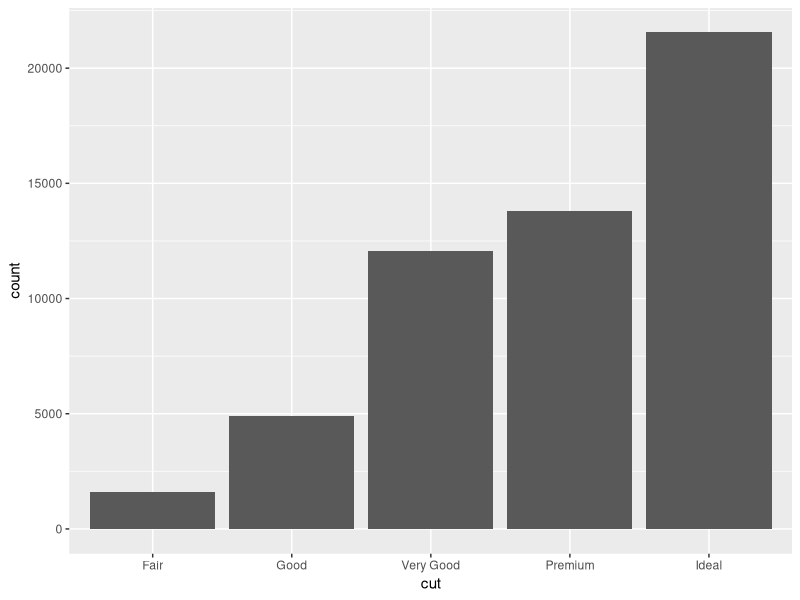
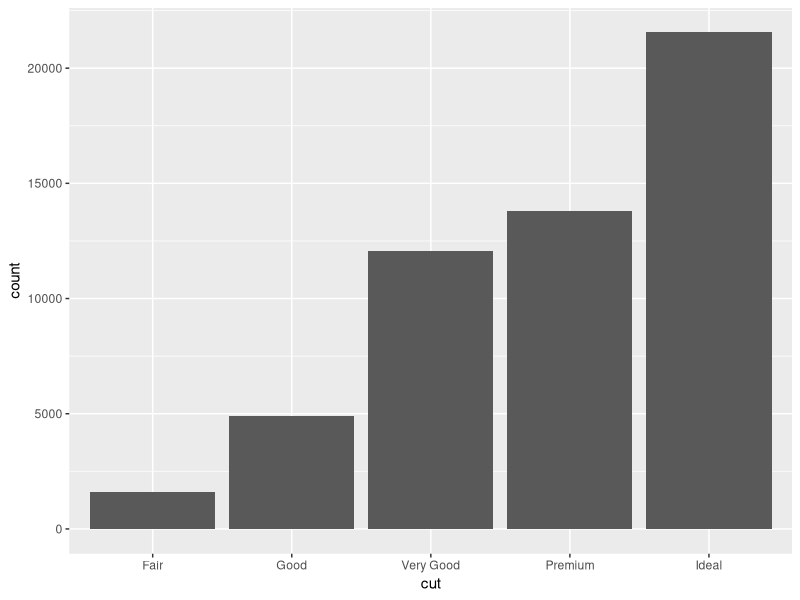
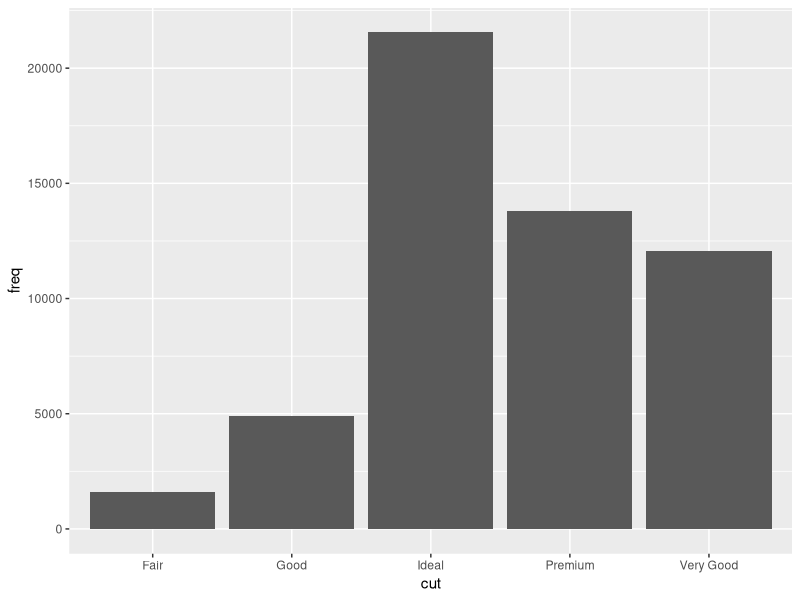
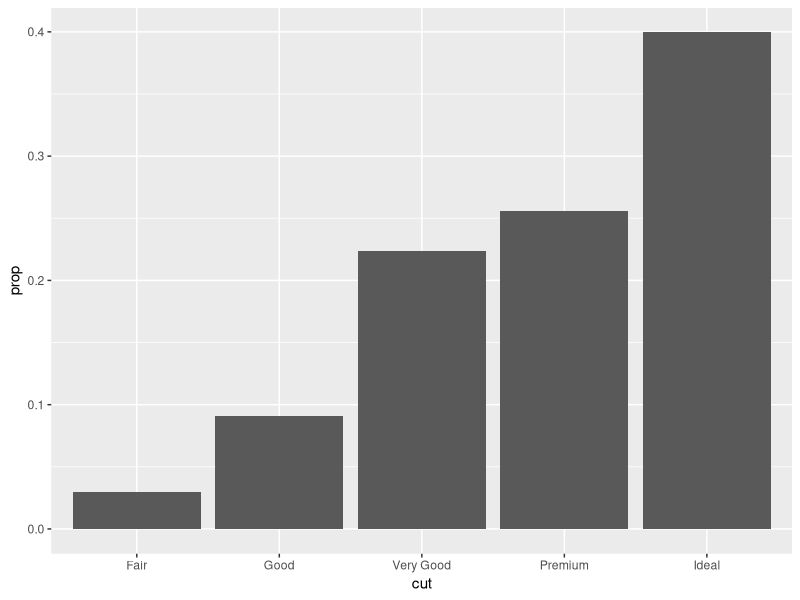
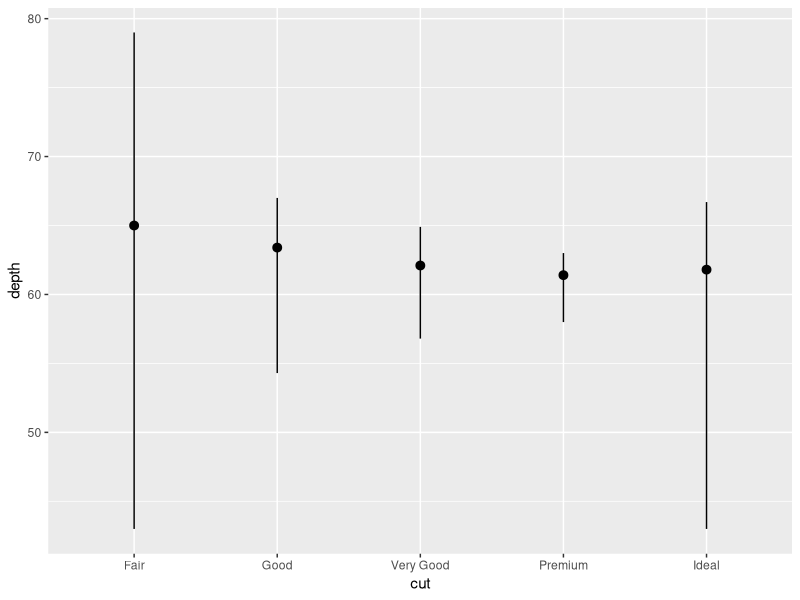
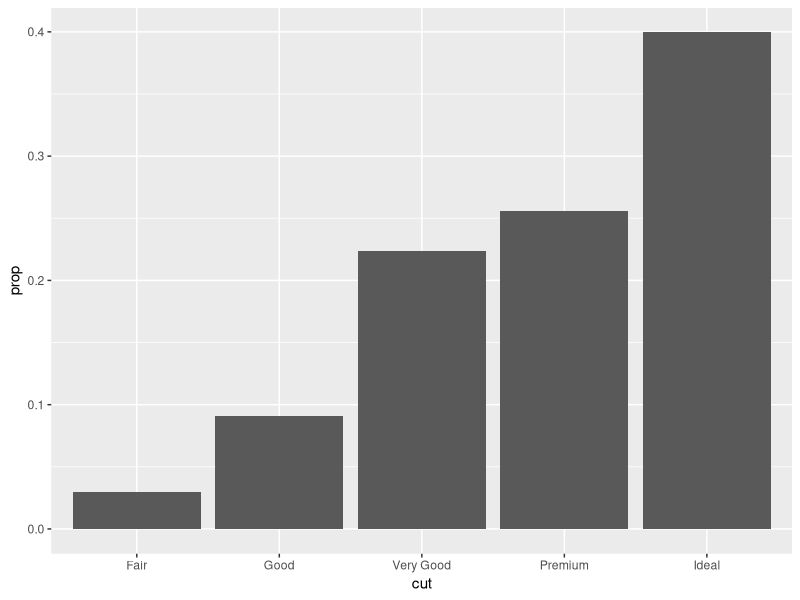
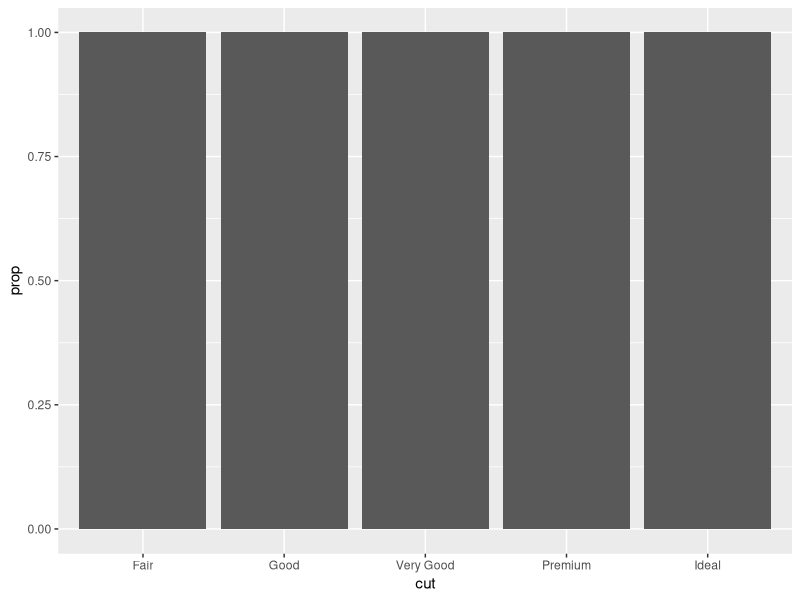
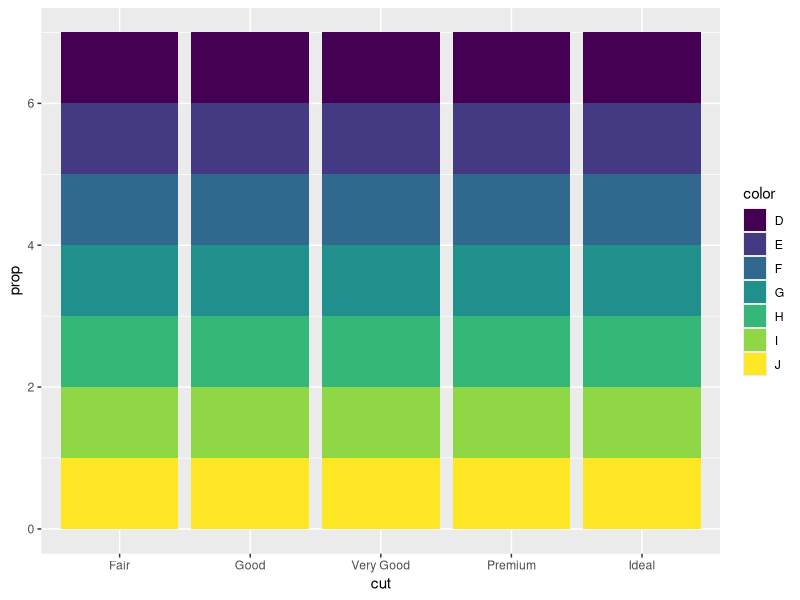

These charts were generated, in order, by the following R code:
###### Fedezzunk fel adatokat vizualisan a ggplot2-vel! (folytatas)

require(tidyverse)



# Ismétlés ----------------------------------------------------------------



#### 6. Statisztikai transzformaciok --------------------------------

# A ggplot2 tartalmaz gyémántokról szóló beépített adatokat
?diamonds

# Oszlopdiagram
ggplot(data = diamonds) + 
    geom_bar(mapping = aes(x = cut))

# Mi van az x tengelyen? Es mi van az y tengelyen?

# Az y tengelyen a darabszám látszik - ez nincs is benne az adattáblában! 
# Egyes geom-ok uj ertekeket szamitanak az abrazolashoz egy algoritmussal, ezt nevezzük az adott geom stat-jának

# Milyen ertekeket szamol a geom_bar()?


# geom es stat fuggvenyek felcserelhetoek,
# mert minden geom-nak van default stat-ja, es viszont
ggplot(data = diamonds) + 
    stat_count(mapping = aes(x = cut))

## 6.1 Statisztikai transzformaciok explicit meghatarozasa ----------------

# A geom_bar() stat argumentumanak felulirasa: 


# a, mutassa a valtozok nyers erteket 

# Meghatározunk egy adattáblát, amiben már benne vagyok a csiszolások darabszámai
# (ennek a szintaxisát majd később megnézzük részletesen!)
demo <- tribble(
  ~cut,         ~freq,
  "Fair",       1610,
  "Good",       4906,
  "Very Good",  12082,
  "Premium",    13791,
  "Ideal",      21551
)

ggplot(data = demo) +
  geom_bar(mapping = aes(x = cut, y = freq), stat = "identity")

# b, mutasson egy másik számított értéket 

# Lassuk inkabb az aranyokat a mennyiseg helyett
ggplot(data = diamonds) + 
    geom_bar(mapping = aes(x = cut, y = stat(prop), group = 1))


# c, Ha jobban ki akarjuk fejteni a statisztikai szamitasokat

# stat_summary(): y ertek statisztikai osszefoglalasa x minden egyedi ertekere

ggplot(data = diamonds) + 
    stat_summary(
        mapping = aes(x = cut, y = depth),
        fun.min = min,
        fun.max = max,
        fun = median
    ) 



# ggplot2 20+ stat fuggvenyt tartalmaz!
# Attekintesuk a ggplot2 cheatsheet-en:
# https://github.com/rstudio/cheatsheets/raw/master/data-visualization-2.1.pdf 

## 6.2 Gyakorlas - statisztikai transzformaciok ----------------

# 1) Mi a stat_summary() default geom-ja? 
# Reprodukald a legutobbi abrat egy geom fuggvennyel!

# 2) Mit csinal a geom_col()? Miben kulonbozik a geom_bar()-tol?

# 3) Milyen ertekeket szamol a stat_smooth()? Milyen parameterekkel vezerelheto?

# 4) Az aranyokat mutato oszlopdiagram kodjaban miert van group=1?
# Mi a problema a ket alatta meghatarozott abraval?
ggplot(data = diamonds) +
    geom_bar(mapping = aes(x = cut, y = stat(prop), group = 1))

ggplot(data = diamonds) + 
  geom_bar(mapping = aes(x = cut, y = after_stat(prop)))

ggplot(data = diamonds) + 
  geom_bar(mapping = aes(x = cut, fill = color, y = after_stat(prop)))

#### 7. A pozicio finomhangolasa --------------------------------

# Mi a kulonbseg a fill es a colour argumentumok kozott oszlopdiagramnal?
ggplot(data = diamonds) + 
    geom_bar(mapping = aes(x = cut, colour = cut))

ggplot(data = diamonds) + 
    geom_bar(mapping = aes(x = cut, fill = cut))

# Ha egy masik valtozot rendelunk a fill argumentumhoz
ggplot(data = diamonds) + 
    geom_bar(mapping = aes(x = cut, fill = clarity))

# Automatikusan fel lettek "polcolva" (stacked) az oszlopok
# Minden egyes téglalap a csiszolás (cut) és a tisztaság (clarity) egy-egy kombinációt mutatja

## 7.1 A position argumentum ----------------

# Milyen oszlopdiagramot lehet még készíteni?

# a, "identity" minden objektumot oda rak ahová esik a koordinátarendszeren belül
# atfedes miatt oszlopoknal nem szerencses

# Ez lathato, ha attetszore allitjuk az oszlopokat
ggplot(data = diamonds, mapping = aes(x = cut, fill = clarity)) + 
    geom_bar(alpha = 1/5, position = "identity")

# Vagy kitoltetlenul hagyjuk oket
ggplot(data = diamonds, mapping = aes(x = cut, colour = clarity)) + 
    geom_bar(fill = NA, position = "identity")

# b, position="fill" jo, ha aranyokat akarunk osszehasonlitani
ggplot(data = diamonds) + 
    geom_bar(mapping = aes(x = cut, fill = clarity), position = "fill")

# Vessük össze az ábrát a gyakorisági táblázattal!
table(diamonds$cut, diamonds$clarity)

# c, position = "dodge" egymas melle pakolja az oszlopokat
# Ertekek kozvetlen osszevetesehez nagyon jo


ggplot(data = diamonds) + 
    geom_bar(mapping = aes(x = cut, fill = clarity), position = "dodge")

# d, van még egy opció, ami pontfelhőknél nagyon jó

# Mi lehet a problema egy ilyen pontfelhovel?
ggplot(data = mpg) + 
    geom_point(mapping = aes(x = displ, y = hwy))


# Adjunk egy kis "zajt" az adatokhoz, hogy ne egymason legyen a pontok
ggplot(data = mpg) + 
    geom_point(mapping = aes(x = displ, y = hwy), position = "jitter")

# Ugyanez rovidebben
ggplot(data = mpg) +
    geom_jitter(mapping = aes(x = displ, y = hwy), width = 0.1)

# Nézzük meg, melyik displ+hwy kombinációban van több átfedő adatpont
ggplot(data = mpg) +
  geom_count(mapping = aes(x = displ, y = hwy), alpha = 0.5)



## 7.2 Gyakorlas - pozicio ----------------

# 1. Mi a gond ezzel az abraval? Hogyan lehetne ertelmesebbe tenni?
ggplot(data = mpg, mapping = aes(x = cty, y = hwy)) + 
    geom_point()

# 2. geom_jitter() fuggvenyben hogyan lehet szabalyozni a zaj merteket?

# 3. Mi a kulonbseg a geom_jitter() es a geom_count() kozott?

#### 8. Koordinata-rendszerek  --------------------------------

# Az alapbeállítás a karteziánus koordináta-rendszer
# x és y értéke határozza meg a pontok helyét
# van még néhány további lehetőség is


# a, x es y tengely felcserelese a coord_flip() fuggvennyel

# ha az x tengelyen egymásba nyúlnak az egyes értékek címkéi

ggplot(data = mpg, mapping = aes(x = class, y = hwy)) + 
    geom_boxplot()


ggplot(data = mpg, mapping = aes(x = class, y = hwy)) + 
    geom_boxplot() +
    coord_flip()


# b, "Polaris" koordinatarendszer a coord_polar() fugvennyel

bar <- ggplot(data = diamonds) + 
    geom_bar(
        mapping = aes(x = cut, fill = cut), 
        show.legend = FALSE,
        width = 1
    ) + 
    theme(aspect.ratio = 1) +
    labs(x = NULL, y = NULL)

bar + coord_flip()
bar + coord_polar()

## 8.1 Gyakorlas - koordinata-rendszerek ----------------

# 1) Keszits "polcolt" (stacked) oszlopbol tortat a coord_polar() fuggvennyel!




# 2) Mit árul el ez az ábra a városi és az országúti fogyasztás kapcsolatáról?
# Miért fontos a coord_fixed() használata?
# Mit csinál a geom_abline()?

ggplot(data = mpg, mapping = aes(x = cty, y = hwy)) +
  geom_point() + 
  geom_abline() +
  coord_fixed()

#### 9. Osszefoglalas: a grafika nyelvtana a ggplot2-ben  -------------------------------- 

# ggplot(data = <DATA>) + 
#     <GEOM_FUNCTION>(
#         mapping = aes(<MAPPINGS>),
#         stat = <STAT>, 
#         position = <POSITION>
#     ) +
#     <COORDINATE_FUNCTION> +
#     <FACET_FUNCTION>

# Meg kell adni: adat <DATA>, kapcsolas <MAPPINGS>, es <GEOM>!
# Tobbire van mukodokepes default, ami felulirhato.


# 10. Egy kis ggplot2 egy másik adattal -----------------------------------


# Most nézzük a swiss beépített adathalmazt!
# Betöltése:
data(swiss)

# 1) Hány sorból és hány oszlopból áll az adattábla? 

# 2) Mit tartalmaznak a táblázat sorai?


# 3) Készíts pontfelhőt, ami bemutatja a kapcsolatot 
# a mezőgazdaságban dolgozó férfiak aránya és az 
# iskolázottsági mutató között!


# 4) Egy másik pontfelhőn szemléltesd a katolikusok aránya
# és a katoni vizsgálaton legjobb értékelést elértek aránya (Examination)
# közötti összefüggést!


# 5) Ábrázold pontfelhőn a mezőgazdaságban dolgozók aránya és a 
# katoni vizsgálaton legjobb értékelést elértek aránya (Examination)
# közötti összefüggést! 
# A megjelenítéshez használj teli négyzeteket, méretüket 
# állítsd 5-ösre! Tetszés szerint állítsd be a körvonal színét, 
# és a négyzetek áttetszőségét!
# Az összefüggést szemléltesd két külön faceten az inkább katolikus, 
# és az inkább protestáns "provinciák" esetében!
# A négyzetek kitöltőszíne tükrözze a katolikusok arányát!
# A négyzetek körvonalát állítsd vastagabbra 
# (a geom_point dokumentációjából kiderül, hogyan)!


# 6) Ábrázold kettő, az eddigi feladatokban nem szereplő, tetszőleges változó kapcsolatát, 
# egy harmadik változón alapuló csoportbontás szerint! 


# További javasolt gyakorlás: data() futtatásával megjelenik az összes beépített adathalmaz. 
# ?<ADATHALMAZ NEVE> futtatásával megnézheted az adatok dokumentációját.
# data(<ADATHALMAZ NEVE>) futtatásával pedig betöltheted az adatokat a workspace-re.
# Az eddig tanultakat felhasználva készíts ábrákat egy választott adathalmazról!